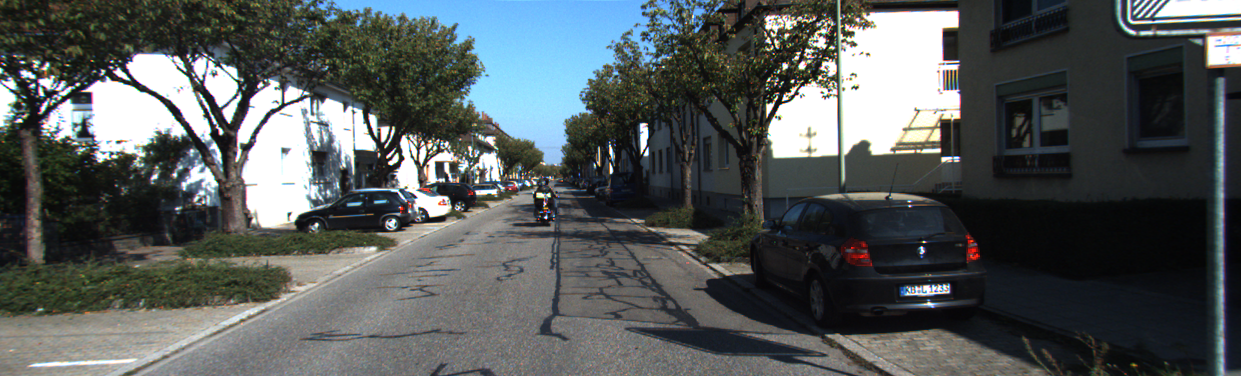
%> input picture HW3/It1_L.png, 1241 x 376 px
$ octave HW3_Visual_Odometry_Disparity_Map.m   (GNU Octave 9; MATLAB toolbox functions it lacks are replaced by stand-ins)
%> lines starting %> are read from the running program, lines starting %| are printed output that depends on the picture
% load in images
Il = rgb2gray(imread('It1_L.png'))
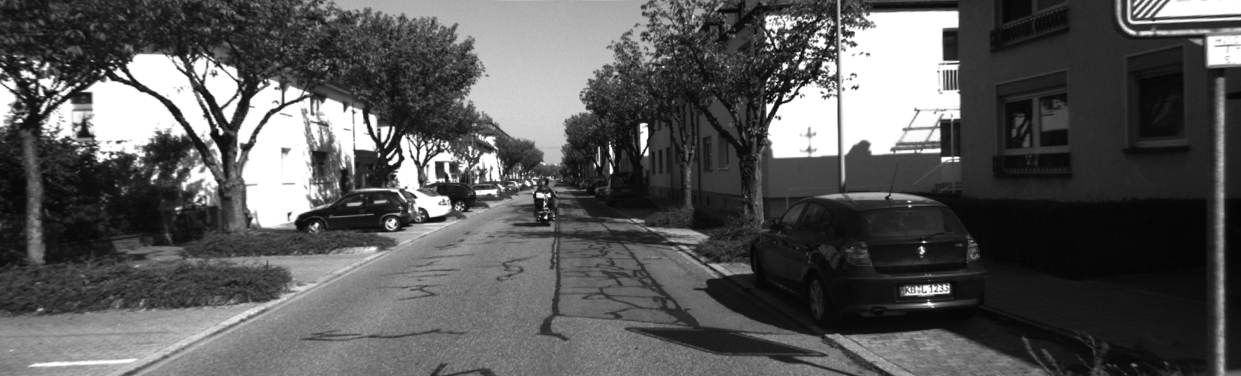
%> Il: size 376x1241 uint8; min 4, max 255, mean 88.1
Ir = rgb2gray(imread('It1_R.png'))
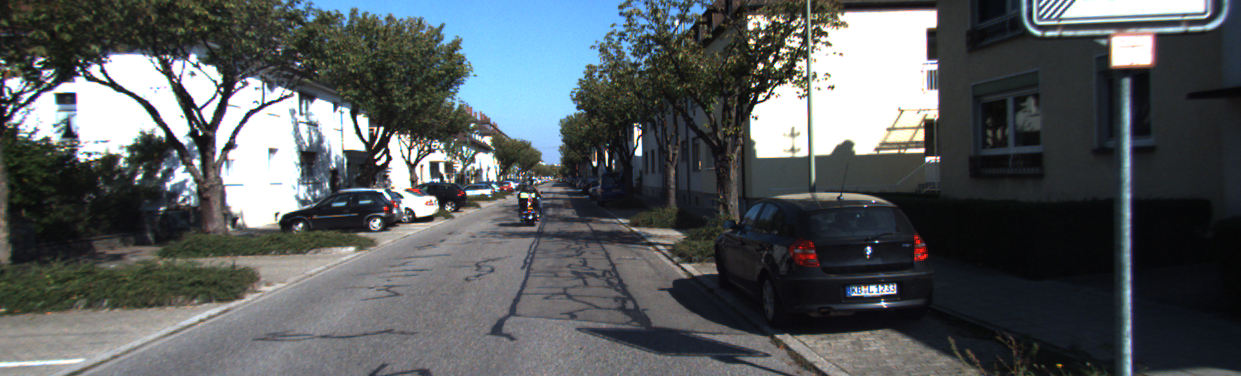
%> input picture HW3/It1_R.png, 1241 x 376 px
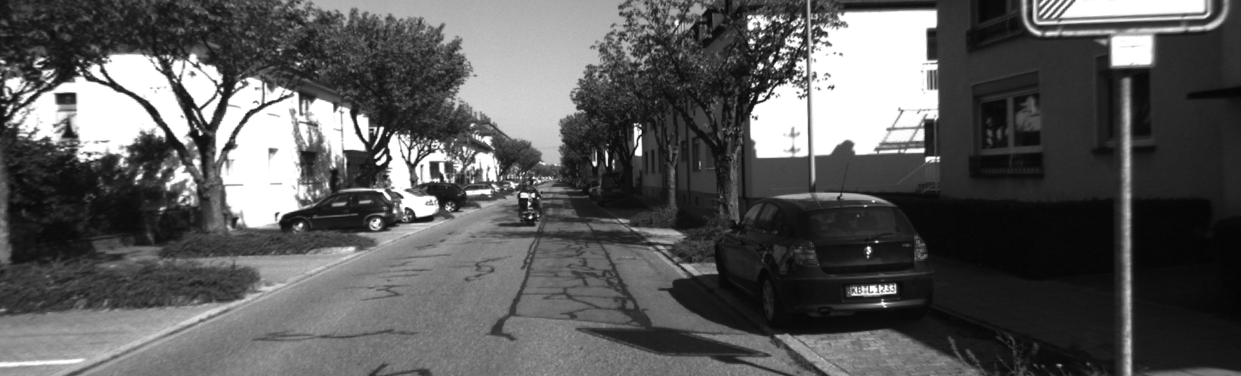
%> Ir: size 376x1241 uint8; min 4, max 255, mean 90.1
min_d=0;
max_d=64;
w_radius= 3.0; % half of the window size
[D] = genDisparityMap(Il, Ir, min_d, max_d, w_radius)
%

function [D] = genDisparityMap(I1, I2, min_d, max_d, w_radius)
%> called with min_d = 0, max_d = 64, w_radius = 3
%
% INPUTS:
% I1 = left stereo image
% I2 = right stereo image
% maxdisp = determines the region of interested to search in the right image.
%           It can be thought of as the 'shift' of the right image
% w_radius = half of window size
%
ws = 2*w_radius+1;
% PSEUDO CODE:
% for each pixel (i,j) in the left image:
%     %for each shift value d of the right image:
%     for d = 0:maxdisp
%         % get the template using ws from the left image
%         % compare to the right image, which is shifted by d
%         % compute the Sum of absolute difference, which is a scalar
%         disp_img(i, j, d+1) = SAD
%     end
% end

kernel = ones(ws);
maxdisp = max_d - min_d;

for d = 0:1:maxdisp
    I2_trans = imtranslate(I2,[d 0]);
    I_diff = I1-I2_trans;
    SAD = conv2(I_diff,kernel,'same');
    SAD = abs((SAD));
    disp_img(:,:,d+1) = SAD;
end
%> this loop made 65 passes
%> pass 1, in genDisparityMap, `I_diff = I1-I2_trans;`:
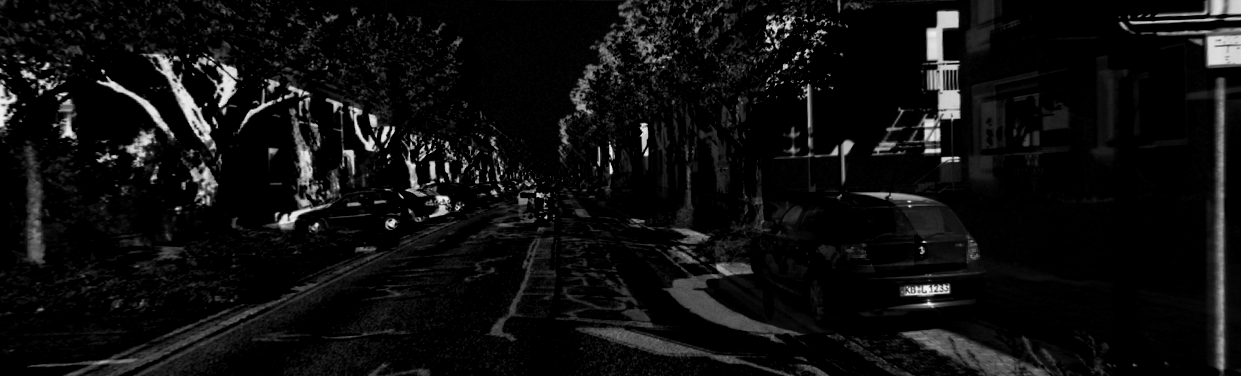
%> I_diff: size 376x1241 uint8; min 0, max 244, mean 15.2
%> pass 1, in genDisparityMap, `SAD = conv2(I_diff,kernel,'same');`:
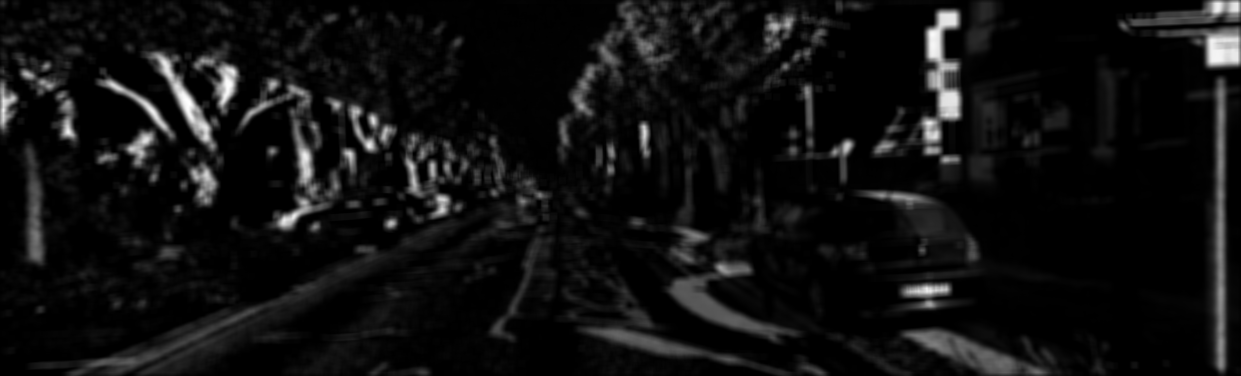
%> SAD: size 376x1241 double; min 0, max 11211, mean 737.7; drawn with min black and max white
% because of our chosen similarity metric, we want to minimize SAD values:
[M,D] = min(disp_img,[],3);%? FILL IN based upon the structure of disp_image
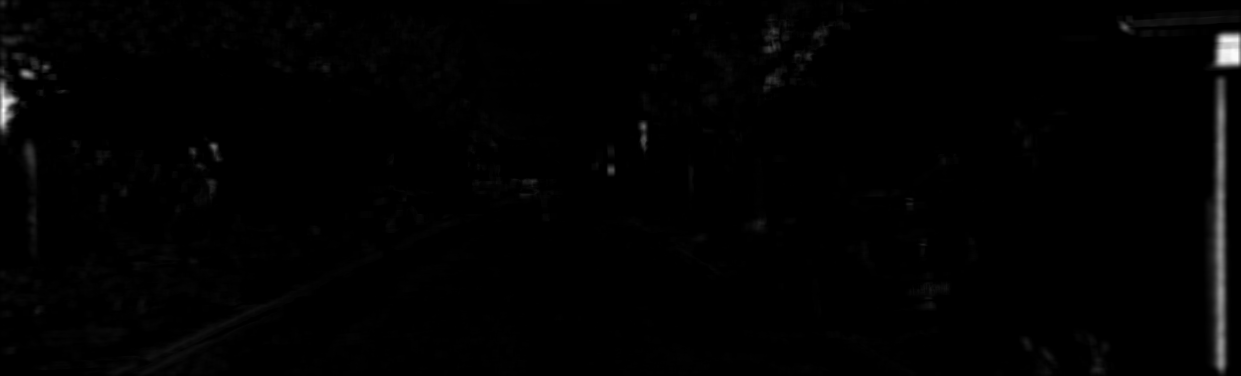
%> M: size 376x1241 double; min 0, max 10435, mean 94.8; drawn with min black and max white
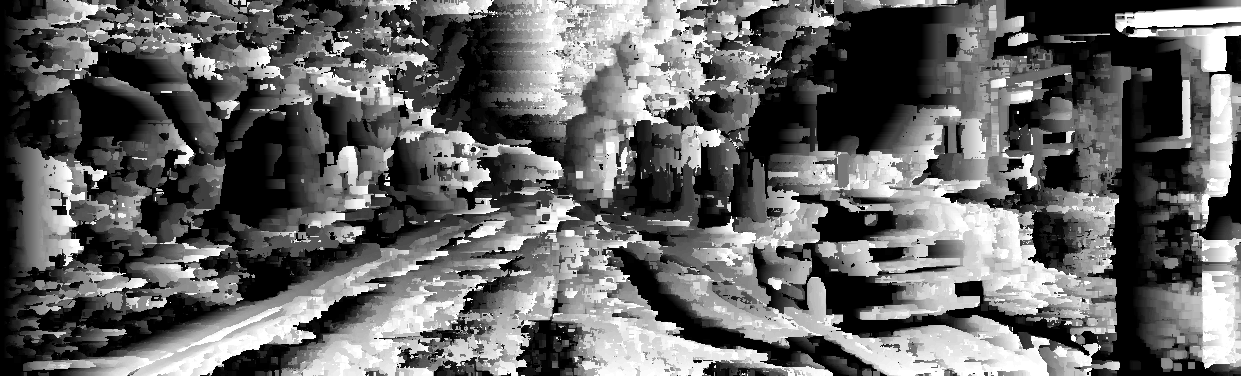
%> D: size 376x1241 double; min 1, max 65, mean 26.6; drawn with min black and max white

%
% visualize disparity map
figure;
imagesc(D,[0 max_d]);
colormap(gray);
colorbar;
axis image;
%

% EOF
end
